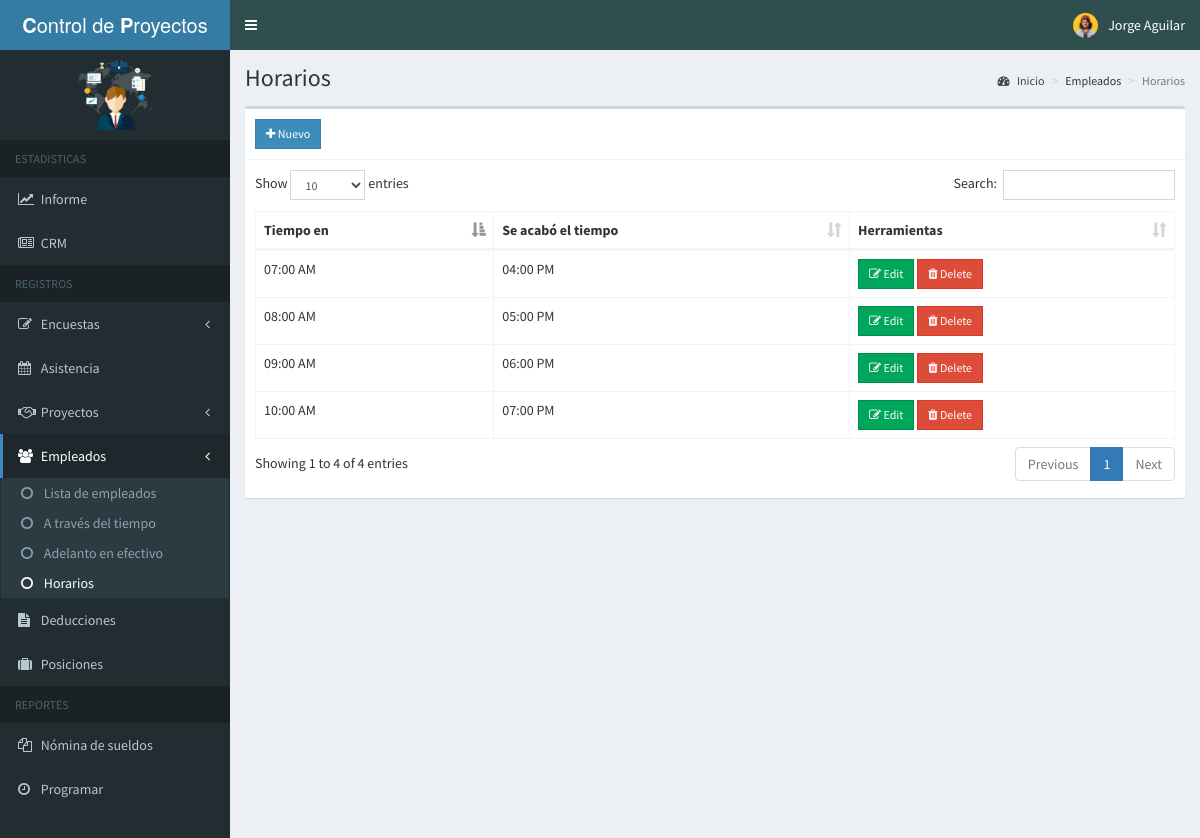
The app's page /sistema/admin/schedule.php (signed in) with its own data.
### tables this page shows
CREATE TABLE IF NOT EXISTS `schedules` (
  `id` int(11) NOT NULL AUTO_INCREMENT,
  `time_in` time NOT NULL,
  `time_out` time NOT NULL,
  PRIMARY KEY (`id`)
);

### sistema/admin/includes/session.php (called while the page is built, shortened)
<?php
	include 'includes/conn.php';
	$sql = "SELECT * FROM admin WHERE id = '".$_SESSION['admin']."'";
	$query = $conn->query($sql);
	$user = $query->fetch_assoc();
?>

### sistema/admin/schedule.php (the view, shortened to what this page needs)
<?php include 'includes/session.php'; ?>
<?php include 'includes/header.php'; ?>
<body class="hold-transition skin-blue sidebar-mini">
<div class="wrapper">
  <?php include 'includes/navbar.php'; ?>
  <?php include 'includes/menubar.php'; ?>
  <div class="content-wrapper">
    <section class="content-header">
      <h1>
        Horarios
      </h1>
      <ol class="breadcrumb">
        <li><a href="#"><i class="fa fa-dashboard"></i> Inicio</a></li>
        <li>Empleados</li>
        <li class="active">Horarios</li>
      </ol>
    </section>
    <section class="content">
      <div class="row">
        <div class="col-xs-12">
          <div class="box">
            <div class="box-header with-border">
              <a href="#addnew" data-toggle="modal" class="btn btn-primary btn-sm btn-flat"><i class="fa fa-plus"></i> Nuevo</a>
            </div>
            <div class="box-body">
              <table id="example1" class="table table-bordered">
                <thead>
                  <th>Tiempo en</th>
                  <th>Se acabó el tiempo</th>
                  <th>Herramientas</th>
                </thead>
                <tbody>
                  <?php
                    $sql = "SELECT * FROM schedules";
                    $query = $conn->query($sql);
                    while($row = $query->fetch_assoc()){
                      echo "
                        <tr>
                          <td>".date('h:i A', strtotime($row['time_in']))."</td>
                          <td>".date('h:i A', strtotime($row['time_out']))."</td>
                          <td>
                            <button class='btn btn-success btn-sm edit btn-flat' data-id='".$row['id']."'><i class='fa fa-edit'></i> Edit</button>
                            <button class='btn btn-danger btn-sm delete btn-flat' data-id='".$row['id']."'><i class='fa fa-trash'></i> Delete</button>
                          </td>
                        </tr>
                      ";
                    }
                  ?>
                </tbody>
              </table>
            </div>
          </div>
        </div>
      </div>
    </section>
  </div>
</div>
</body>
</html>

### sistema/admin/includes/navbar.php (shortened to what this page needs)
<header class="main-header">
    <a href="home.php" class="logo">
      <span class="logo-lg"><b>C</b>ontrol de <b>P</b>royectos</span>
    </a>
    <nav class="navbar navbar-static-top">
      <a href="#" class="sidebar-toggle" data-toggle="push-menu" role="button">
      </a>
      <div class="navbar-custom-menu">
        <ul class="nav navbar-nav">
          <li class="dropdown user user-menu">
            <a href="#" class="dropdown-toggle" data-toggle="dropdown">
              <img src="<?php echo (!empty($user['photo'])) ? '../images/'.$user['photo'] : '../images/profile.jpg'; ?>" class="user-image" alt="User Image">
              <span class="hidden-xs"><?php echo $user['firstname'].' '.$user['lastname']; ?></span>
            </a>
          </li>
        </ul>
      </div>
    </nav>
  </header>

### records on screen
schedules: time_in "07:00 AM", time_out "04:00 PM"
schedules: time_in "08:00 AM", time_out "05:00 PM"
schedules: time_in "09:00 AM", time_out "06:00 PM"
schedules: time_in "10:00 AM", time_out "07:00 PM"

### other values on screen
$user['firstname'] "Jorge"
$user['lastname'] "Aguilar"
